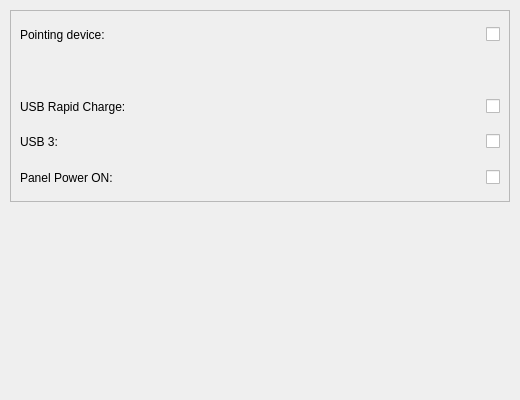
<?xml version="1.0" encoding="UTF-8"?>
<ui version="4.0">
 <class>General</class>
 <widget class="QWidget" name="General">
  <property name="geometry">
   <rect>
    <x>0</x>
    <y>0</y>
    <width>520</width>
    <height>400</height>
   </rect>
  </property>
  <property name="windowTitle">
   <string>General Settings</string>
  </property>
  <widget class="QWidget" name="verticalLayoutWidget">
   <property name="geometry">
    <rect>
     <x>10</x>
     <y>10</y>
     <width>500</width>
     <height>192</height>
    </rect>
   </property>
   <layout class="QVBoxLayout" name="verticalLayout">
    <item>
     <widget class="QFrame" name="frame">
      <property name="frameShape">
       <enum>QFrame::StyledPanel</enum>
      </property>
      <property name="frameShadow">
       <enum>QFrame::Raised</enum>
      </property>
      <layout class="QGridLayout" name="gridLayout">
       <item row="0" column="0">
        <widget class="QLabel" name="touchpad_label">
         <property name="minimumSize">
          <size>
           <width>200</width>
           <height>30</height>
          </size>
         </property>
         <property name="text">
          <string>Pointing device:</string>
         </property>
         <property name="buddy">
          <cstring>touchpad_checkbox</cstring>
         </property>
        </widget>
       </item>
       <item row="0" column="1">
        <spacer name="touchpad_spacer">
         <property name="orientation">
          <enum>Qt::Horizontal</enum>
         </property>
         <property name="sizeHint" stdset="0">
          <size>
           <width>300</width>
           <height>30</height>
          </size>
         </property>
        </spacer>
       </item>
       <item row="0" column="2">
        <widget class="QCheckBox" name="touchpad_checkbox">
         <property name="text">
          <string/>
         </property>
        </widget>
       </item>
       <item row="1" column="0" colspan="3">
        <widget class="QLabel" name="touchpad_warning">
         <property name="minimumSize">
          <size>
           <width>200</width>
           <height>30</height>
          </size>
         </property>
         <property name="text">
          <string/>
         </property>
        </widget>
       </item>
       <item row="2" column="0">
        <widget class="QLabel" name="rapid_charge_label">
         <property name="minimumSize">
          <size>
           <width>200</width>
           <height>30</height>
          </size>
         </property>
         <property name="text">
          <string>USB Rapid Charge:</string>
         </property>
         <property name="buddy">
          <cstring>rapid_charge_checkbox</cstring>
         </property>
        </widget>
       </item>
       <item row="2" column="1">
        <spacer name="rapid_charge_spacer">
         <property name="orientation">
          <enum>Qt::Horizontal</enum>
         </property>
         <property name="sizeHint" stdset="0">
          <size>
           <width>300</width>
           <height>30</height>
          </size>
         </property>
        </spacer>
       </item>
       <item row="2" column="2">
        <widget class="QCheckBox" name="rapid_charge_checkbox">
         <property name="text">
          <string/>
         </property>
        </widget>
       </item>
       <item row="3" column="0">
        <widget class="QLabel" name="usb_three_label">
         <property name="minimumSize">
          <size>
           <width>200</width>
           <height>30</height>
          </size>
         </property>
         <property name="text">
          <string>USB 3:</string>
         </property>
         <property name="buddy">
          <cstring>usb_three_checkbox</cstring>
         </property>
        </widget>
       </item>
       <item row="3" column="1">
        <spacer name="usb_three_spacer">
         <property name="orientation">
          <enum>Qt::Horizontal</enum>
         </property>
         <property name="sizeHint" stdset="0">
          <size>
           <width>300</width>
           <height>30</height>
          </size>
         </property>
        </spacer>
       </item>
       <item row="3" column="2">
        <widget class="QCheckBox" name="usb_three_checkbox">
         <property name="text">
          <string/>
         </property>
        </widget>
       </item>
       <item row="4" column="0">
        <widget class="QLabel" name="panel_power_label">
         <property name="minimumSize">
          <size>
           <width>200</width>
           <height>30</height>
          </size>
         </property>
         <property name="text">
          <string>Panel Power ON:</string>
         </property>
         <property name="buddy">
          <cstring>panel_power_checkbox</cstring>
         </property>
        </widget>
       </item>
       <item row="4" column="1">
        <spacer name="panel_power_spacer">
         <property name="orientation">
          <enum>Qt::Horizontal</enum>
         </property>
         <property name="sizeHint" stdset="0">
          <size>
           <width>300</width>
           <height>30</height>
          </size>
         </property>
        </spacer>
       </item>
       <item row="4" column="2">
        <widget class="QCheckBox" name="panel_power_checkbox">
         <property name="text">
          <string/>
         </property>
        </widget>
       </item>
      </layout>
     </widget>
    </item>
   </layout>
  </widget>
 </widget>
 <resources/>
 <connections/>
</ui>
